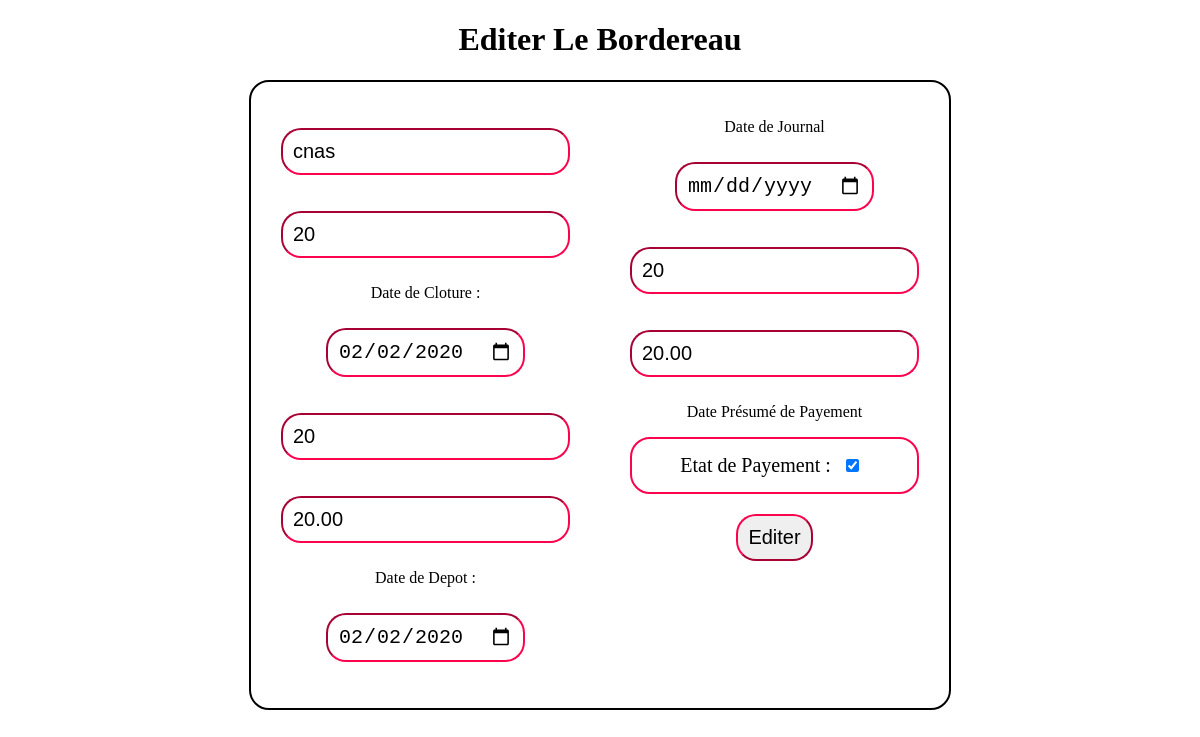
Screenshot of /cloture/editbrd/2 (signed in) with the database file from the repository.
### cloture/models.py (models this page shows)
class Bordereaux(models.Model):
	pay_ctr = models.CharField(max_length=20)
	n_brd = models.IntegerField(unique=True)
	dt_clo = models.DateField()
	n_ord = models.IntegerField()
	m_brd = models.DecimalField(decimal_places=2, max_digits=8)
	dt_depot = models.DateField(null=True, blank=True)
	dt_jrl = models.DateField(null=True, blank=True)
	n_ord_jrl = models.IntegerField( null=True, blank=True)
	m_jrl = models.DecimalField(decimal_places=2, max_digits=8, null=True, blank=True)
	dt_pay = models.DateField( null=True, blank=True)
	defr = models.DecimalField(decimal_places=2, max_digits=8, null=True, blank=True)
	def_o = models.IntegerField()
	payement = models.BooleanField(default=False)

### gestion_accueil/decorators.py (the view)
		def wrapper_func(request, *args, **kwargs):
			group = None
			if request.user.groups.exists():
				group = request.user.groups.all()[0].name
			if group in allowed_roles:
				return view_func(request, *args, **kwargs)
			else:
				return HttpResponse ('You Are Not Autorized To See This Page')

### cloture/views.py (called while the page is built, shortened)
@login_required(login_url='login')
@allowed_users(allowed_roles=['admin'])
def editBrd(request, pk):
	get_id = Bordereaux.objects.get(id=pk)
	form = EditBrdFrom(instance=get_id)
	context = {
		'form' : form
	}
	return render(request, 'editbrd.html', context)

### cloture/templates/editbrd.html (shortened to what this page needs)
<!DOCTYPE html>
<html>
<head>
</head>
<body>
	<h1> Editer Le Bordereau </h1>
	<div id="container">
		<form method="POST" action="">{% csrf_token %}
			<div id="container1">
				<p>{{form.pay_ctr}}</p>
				<p>{{form.n_brd}}</p>
				<p> Date de Cloture :</p>
				<p >{{form.dt_clo}}</p>
				<p>{{form.n_ord}}</p>
				<p>{{form.m_brd}}</p>
				<p>Date de Depot :</p>
				<p>{{form.dt_depot}}</p>
			</div>
			<div id="container2">
				<p>Date de Journal</p>
				<p>{{form.dt_jrl}}</p>
				<p>{{form.n_ord_jrl}}</p>
				<p>{{form.m_jrl}}</p>
				<p>Date Présumé de Payement</p>
				<p id="pay" >Etat de Payement : {{form.payement}}</p>
				<input type="submit" name="Editer" value="Editer">
			</div>
		</form>
	</div>
</body>
</html>

### cloture/templates/editbrd.html (style rules this page uses)
input { border-radius: 20px; border-color: #fc034e; padding: 10px; font-size: 20px; outline: none; margin: 10px; }
#container1 { float: left; margin: 20px; text-align: center; }
#container2 { float: right; margin: 20px; text-align: center; }
#container { border: solid black 2px; border-radius: 20px; border: solid black 2px; border-radius: 20px; height: 100%; display: table; margin: auto; }
#pay { border: solid 2px; border-radius: 20px; border-color: #fc034e; padding: 10px; font-size: 20px; outline: none; margin: 10px; }
h1 { text-align: center; }

### rows the page displays
Bordereaux: pay_ctr "cnas", n_brd "20", dt_clo "02/02/2020", n_ord "20", m_brd "20.00", dt_depot "02/02/2020", n_ord_jrl "20", m_jrl "20.00", payement "☑"
